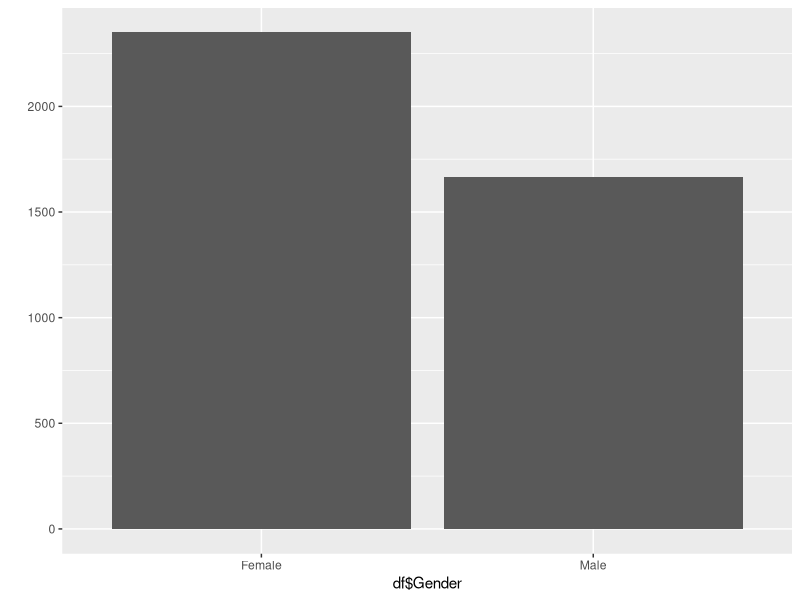
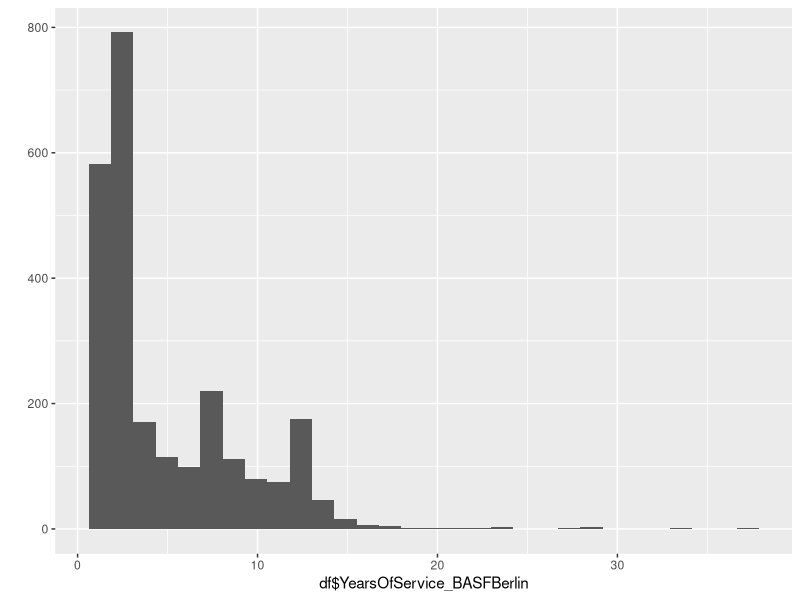
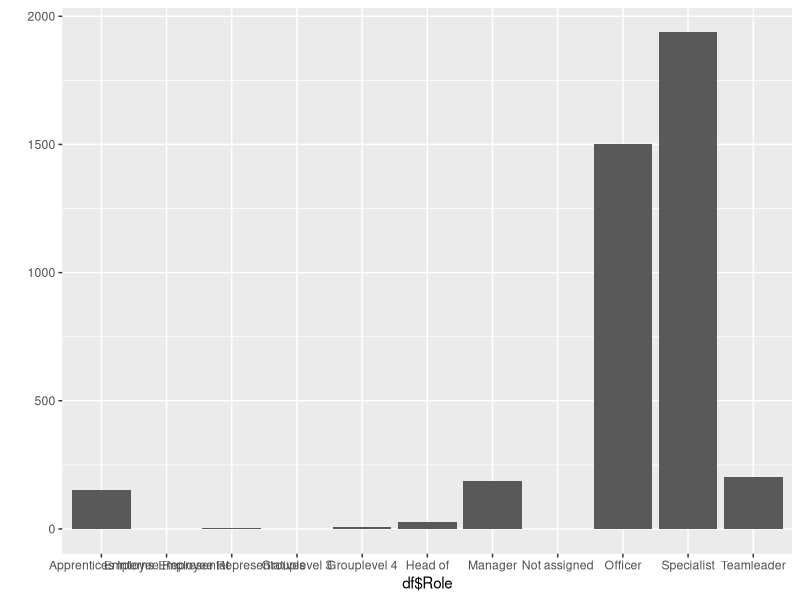
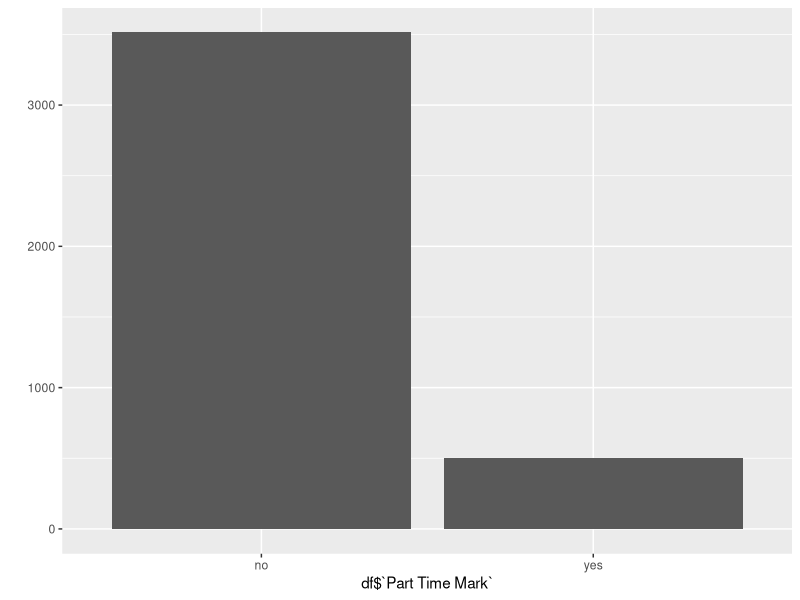
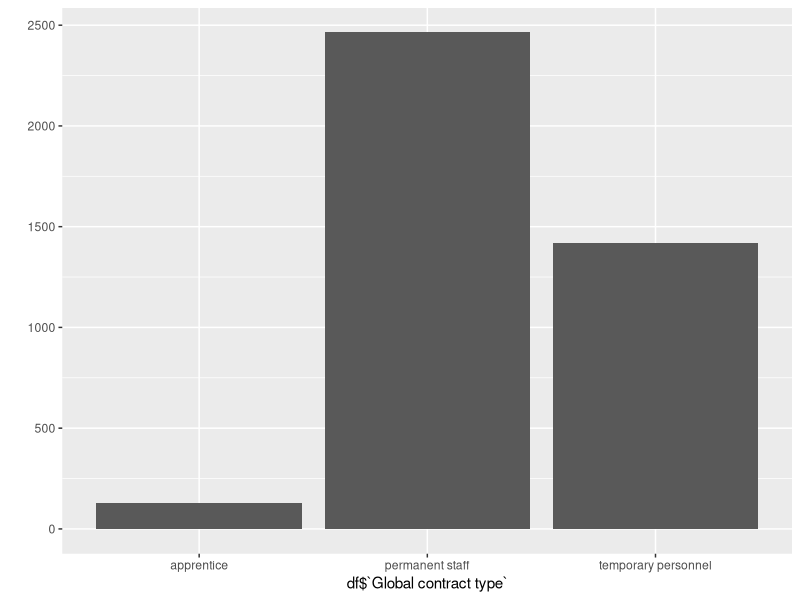
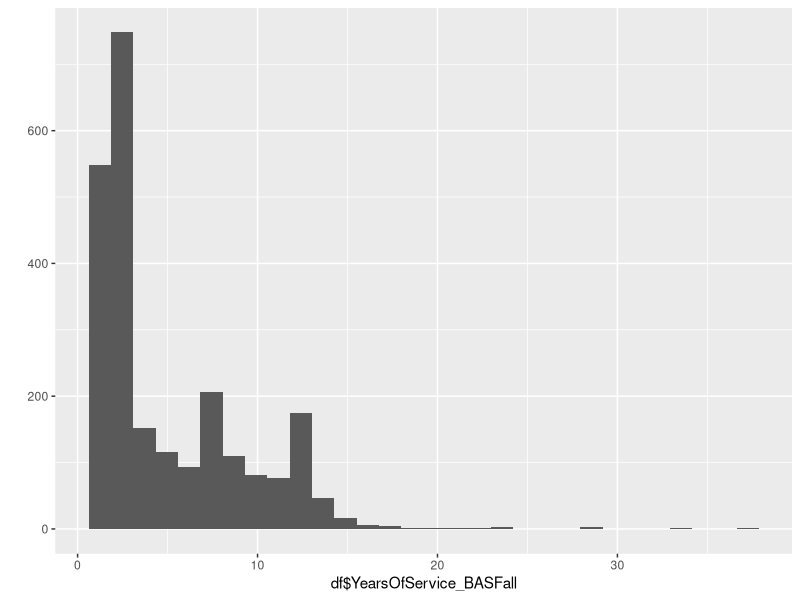
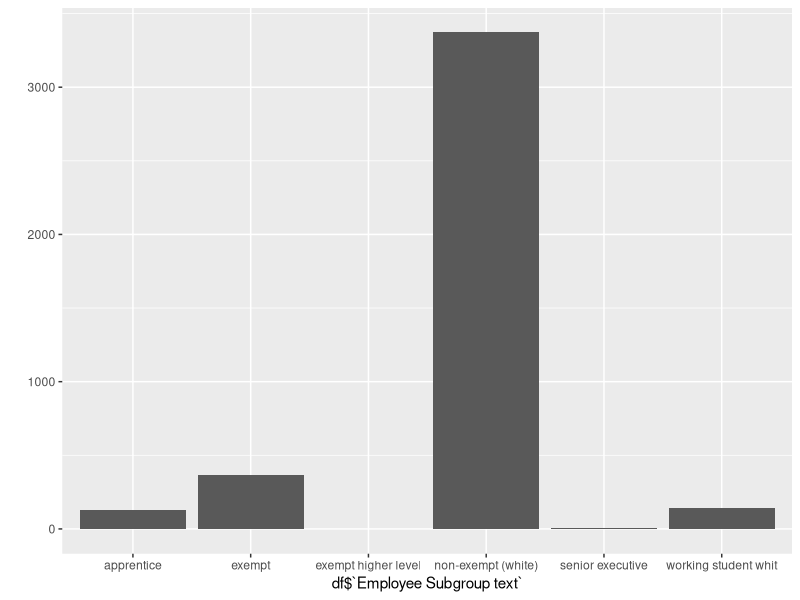
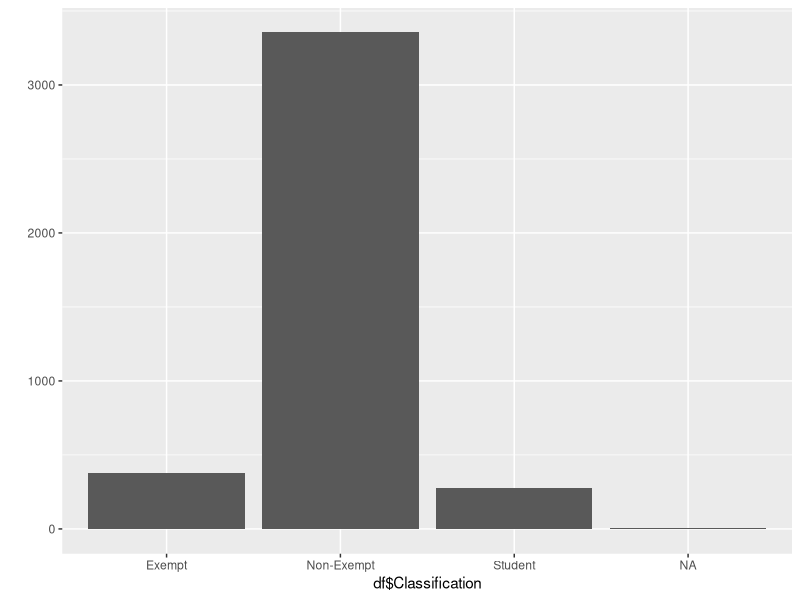

These charts were generated, in order, by the following R code:
## ---- chunk 1
library(readxl)
library(ggplot2)
df <- read_xlsx("20211209_raw_dataset.xlsx")
#df <- read_xlsx("Markdowns/20211209_raw_dataset.xlsx")
## ---- chunk 2
#all Chars in numeric 
  #Years of Service Berlin
data_chars_as_num <- df

YearsOfService_BASFBerlin <- df[3]
data_chars_as_num[ ,  "YearsOfService_BASFBerlin"] <- 
  as.data.frame(apply(data_chars_as_num[ , "YearsOfService_BASFBerlin"], 2, as.numeric))

  #Years Service all
YearsOfService_BASFall <- df[8]
data_chars_as_num[ ,  "YearsOfService_BASFall"] <- 
  as.data.frame(apply(data_chars_as_num[ , "YearsOfService_BASFall"], 2, as.numeric))

YearsOfService_BASFBerlin <- data_chars_as_num[3]
YearsOfService_BASFall <- data_chars_as_num[8]

df[3] = YearsOfService_BASFBerlin
df[8] = YearsOfService_BASFall

str(df)
## ---- chunk 3
unique(df$Gender)
summary(df$Gender)
sum(is.na(df$Gender))
qplot(df$Gender)
## ---- chunk 4
# todo: Gruppieren nach DE, EU, NotEU
unique(df$Nationality)
summary(df$Nationality)
sum(is.na(df$Nationality))
## ---- chunk 5
unique(df$YearsOfService_BASFBerlin)
summary(df$YearsOfService_BASFBerlin)
sum(is.na(df$YearsOfService_BASFBerlin))
qplot(df$YearsOfService_BASFBerlin)
## ---- chunk 6
unique(df$`Position text`)
summary(df$`Position text`)
sum(is.na(df$`Position text`))
## ---- chunk 7
unique(df$Role)
summary(df$Role)
sum(is.na(df$Role))
qplot(df$Role)
## ---- chunk 8
unique(df$`Part Time Mark`)
summary(df$`Part Time Mark`)
sum(is.na(df$`Part Time Mark`))
qplot(df$`Part Time Mark`)
## ---- chunk 9
unique(df$`Global contract type`)
summary(df$`Global contract type`)
sum(is.na(df$`Global contract type`))
qplot(df$`Global contract type`)
## ---- chunk 10
unique(df$YearsOfService_BASFall)
summary(df$YearsOfService_BASFall)
sum(is.na(df$YearsOfService_BASFall))
qplot(df$YearsOfService_BASFall)
## ---- chunk 11
unique(df$`Employee Subgroup text`)
summary(df$`Employee Subgroup text`)
sum(is.na(df$`Employee Subgroup text`))
qplot(df$`Employee Subgroup text`)
## ---- chunk 12
# unique(df$`Cost Center long`)
summary(df$`Cost Center long`)
sum(is.na(df$`Cost Center long`))

df$`Name on Dashboard` <-  NULL
## ---- chunk 13
# unique(df$`Cost Center text`)
summary(df$`Cost Center text`)
sum(is.na(df$`Cost Center text`))
## ---- chunk 14
# unique(df$`LastActive_Calendar Year/Month`)
summary(df$`LastActive_Calendar Year/Month`)
sum(is.na(df$`LastActive_Calendar Year/Month`))
## ---- chunk 15
unique(df$TEC)
summary(df$TEC)
sum(is.na(df$TEC))
## ---- chunk 16
unique(df$`Stelle (SAP)`)
summary(df$`Stelle (SAP)`)
sum(is.na(df$`Stelle (SAP)`))
# qplot(df$`Stelle (SAP)`)
## ---- chunk 17
unique(df$`In Dashboard`)
summary(df$`In Dashboard`)
sum(is.na(df$`In Dashboard`))
# qplot(df$`In Dashboard`)
## ---- chunk 18
unique(df$`Name on Dashboard`)
summary(df$`Name on Dashboard`)
sum(is.na(df$`Name on Dashboard`))
# qplot(df$`Name on Dashboard`)
## ---- chunk 19
unique(df$Classification)
summary(df$Classification)
sum(is.na(df$Classification))
qplot(df$Classification)
## ---- chunk 20
# todo: in Date umwandeln + in AGE umwandeln
unique(df$`Date of Birth`)
summary(df$`Date of Birth`)
sum(is.na(df$`Date of Birth`))
## ---- chunk 21
# todo: in Date umwandeln
unique(df$`Last_Development_Calendar Year/Month`)
summary(df$`Last_Development_Calendar Year/Month`)
sum(is.na(df$`Last_Development_Calendar Year/Month`))
## ---- chunk 22
unique(df$`development to exempt`)
summary(df$`development to exempt`)
sum(is.na(df$`development to exempt`))
qplot(df$`development to exempt`)
